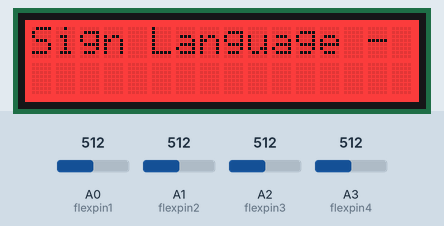
The sketch below on a simulated Arduino Uno, built with avr-gcc and run on an emulated ATmega328P. Shown: 16×2 character LCD. The inputs (shaded band) are chosen by the test bench; at power-on: A0 (flexpin1) = 512, A1 (flexpin2) = 512, A2 (flexpin3) = 512, A3 (flexpin4) = 512. What the sketch prints to the serial monitor is not drawn.

Above: at 0.1 s.
At 1.1 s:
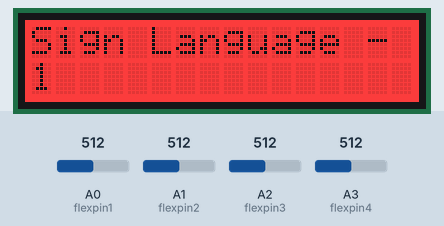
At 10.2 s:
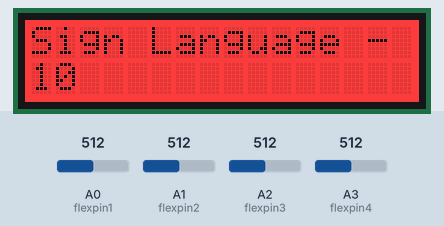
At 19.2 s:
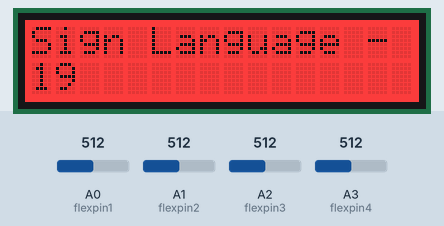
At 28.3 s:
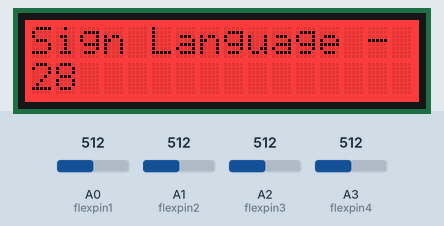
At 38.4 s:
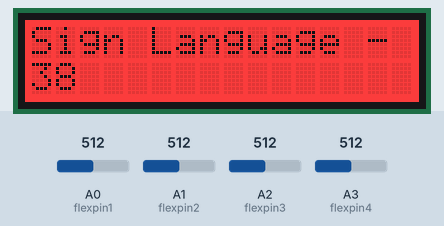

The sketch:

Working_Ver_HelloWorld.ino
```cpp
#include <Wire.h>
#include "rgb_lcd.h"

rgb_lcd lcd;

const int colorR = 255;
const int colorG = 0;
const int colorB = 0;

int flexpin1 = A0;
int flexpin2 = A1;
int flexpin3 = A2;
int flexpin4 = A3;
//int flexpin2 = A1;

void setup() {
  // put your setup code here, to run once:
  Serial.begin(9600);
  lcd.begin(16, 2);

  lcd.setRGB(colorR, colorG, colorB);

  // Print a message to the LCD.
  lcd.print("Sign Language - Group 6");

  delay(1000);
}

void loop() {
  // put your main code here, to run repeatedly:
  int flexVal1;
  int flexVal2;
  int flexVal3;
  int flexVal4;

  flexVal1 = analogRead(flexpin1);
  flexVal2 = analogRead(flexpin2);
  flexVal3 = analogRead(flexpin3);
  flexVal4 = analogRead(flexpin4);

  Serial.print("\tSensor A0: ");
  Serial.println(flexVal1);
  Serial.print("\tSensor A1: ");
  Serial.println(flexVal2);
  Serial.print("\tSensor A2: ");
  Serial.println(flexVal3);
  Serial.print("\tSensor A3: ");
  Serial.println(flexVal4);

  lcd.setCursor(0, 1);
  // print the number of seconds since reset:
  lcd.print(millis() / 1000);

  delay(1000);
}
```

code.c
```cpp
int a = 0;

int b = 0;

int c = 0;

int d = 0;

int  e = 0;

void setup()
{
  pinMode(A0, INPUT);
  pinMode(A1, INPUT);
  pinMode(A2, INPUT);
  pinMode(A3, INPUT);
  pinMode(A4, INPUT);
  Serial.begin(9600);

}

void  loop()
{
  a = analogRead(A0); //thumb
  c = analogRead(A1); //index
  d = analogRead(A2); //middle
  b = analogRead(A3); //ring
  e = analogRead(A4);  //little
 {
  if (a < 900 && b > 900 && c > 900 && d > 900 && e > 900 && a  > 800 ) {
    Serial.println("a");
  }
  {
  if (a > 900 && b < 900  && c < 900  && e < 900 ) {
    Serial.println("b");
  }

  if (a  > 900 && b < 900 && c > 900 && d > 800 && e > 900 ) {
    Serial.println("d");
  }
  }
  if (a > 900 && b > 900 && c > 900 && d > 900 && e > 900 ) {
    Serial.println("e");
  }
   if (a > 900 && b > 900 && c < 890  && e  < 890 ) {
    Serial.println("f");
  }
     if (a < 900 && b < 900 &&  c > 890 && d > 890 && e > 890 && a > 800 ) {
    Serial.println("g");
  }
    if (a < 900 && b < 900 && c < 900 && d > 870 && e > 900 ) {
    Serial.println("h");
  }
   if (a > 900 && b > 900 && c > 900 && d > 900 && e < 900 ) {
    Serial.println("i");
  }
  if (a < 900 && b > 900 && c > 900 && d > 900 && e < 900 && a > 800 ) {
    Serial.println("j");
  }
  if (a > 900 && b < 900 && c < 900 && d >  900 && e > 900 ) {
    Serial.println("k");
  }
  if (a < 800 && b <  900 && c > 900 && d > 900 && e > 900 ) {
    Serial.println("l");
  }
  if (a < 800 && b > 900 && c > 900 && d > 900 && e < 900 ) {
    Serial.println("m");
  }
  if (a < 820 && b > 900 && c > 900 && d < 900 && e < 900 ) {
    Serial.println("n");
  }
   if (a > 820 && b < 900 && c < 900 && d < 900 && e > 900 ) {
    Serial.println("o");
  }
   if (a < 880 && b < 910 && c > 900 && d > 900 && e < 890 ) {
    Serial.println("p");
  }
   if (a < 850 && b < 900 && c > 900 && d < 920 && e < 890 ) {
    Serial.println("q");
  }
   if (a < 790 && b < 900 && c < 900 && d > 920 && e > 890 ) {
    Serial.println("r");
  }
  if (a < 960 && b > 900 && c > 900 && d > 920 && e > 890 && a > 940 ) {
    Serial.println("s");
  }
  if (a < 800 && b > 900 && d < 920 && e <  890 ) {
    Serial.println("t");
  }
   if (a > 900 && b < 900 && d >  900 && e < 900 ) {
    Serial.println("u");
  }
  if (a > 900 && b <  900 && d < 900 && e < 900 && c > 900 ) {
    Serial.println("v");
  }
  if (a < 900 && b < 900 && d < 900 && e < 900 && c > 900 ) {
    Serial.println("w");
  }
   if (a > 900 && b > 900 && d < 900 && e < 900 && c > 900 ) {
    Serial.println("x");
  }
   if (a > 800 && b > 900 && d < 900 && e > 900 && c > 900 ) {
    Serial.println("y");
  }
     if (a > 900 && b > 900 && d < 900 && e < 900 && c > 900 ) {
    Serial.println("z");
  }

  delay(2500);
  }}
```

tryThis.c
```cpp
//Prateek
//wwww.prateeks.in
//www.justdoelectronics.com
//https://www.youtube.com/c/JustDoElectronics/videos

#include "SoftwareSerial.h"
#include <LiquidCrystal_I2C.h>
#include <SoftwareSerial.h>
SoftwareSerial mySerial(3, 2);
LiquidCrystal_I2C lcd(0x27, 16, 2);

#define blue 2
#define green 3
#define red 4

unsigned int f;
unsigned int g;
unsigned int h;

void setup() {

  pinMode(blue, OUTPUT);
  pinMode(green, OUTPUT);
  pinMode(red, OUTPUT);
  Serial.begin(9600);
  mySerial.begin(9600);
  Serial.println();
  lcd.init();
  lcd.backlight();
  lcd.setCursor(0, 0);
  lcd.print("  Welcome To");
  lcd.setCursor(0, 1);
  lcd.print("JustDoElectronic");
  lcd.clear();
  delay(3000);
}

void loop() {

  f = analogRead(1);
  g = analogRead(2);
  h = analogRead(3);

  //Prateek
  //wwww.prateeks.in
  //www.justdoelectronics.com
  //https://www.youtube.com/c/JustDoElectronics/videos

  // Serial.print("f reading");
  // Serial.println(f);
  // Serial.print("g reading");
  // Serial.println(g);
  // Serial.print("h reading");
  // Serial.println(h);

  if (f <= 722) {
    digitalWrite(blue, HIGH);
    digitalWrite(green, LOW);
    digitalWrite(red, LOW);
    mySerial.println("Plz Give Me Water");
    lcd.clear();
    lcd.setCursor(0, 0);
    lcd.print("  Plz Give Me");
    lcd.setCursor(0, 1);
    lcd.print("     Water   ");
    delay(3000);
    lcd.clear();
    lcd.setCursor(0, 0);
    lcd.print(" If Anything");
    lcd.setCursor(0, 1);
    lcd.print("  You Want ");


  }

  else if (g <= 670) {
    //Prateek
    //wwww.prateeks.in
    //www.justdoelectronics.com
    //https://www.youtube.com/c/JustDoElectronics/videos
    digitalWrite(green, HIGH);
    digitalWrite(blue, LOW);
    digitalWrite(red, LOW);
    mySerial.println("Plz Give Me Food");
    lcd.clear();
    lcd.setCursor(0, 0);
    lcd.print("  Plz Give Me ");
    lcd.setCursor(0, 1);
    lcd.print("     Food   ");
    delay(3000);
    lcd.clear();
    lcd.setCursor(0, 0);
    lcd.print(" If Anything");
    lcd.setCursor(0, 1);
    lcd.print("  You Want ");


  }

  else if (h <= 675) {
    digitalWrite(green, HIGH);
    digitalWrite(blue, LOW);
    digitalWrite(red, LOW);
    mySerial.println("Plz Give Me Tea");
    lcd.clear();
    lcd.setCursor(0, 0);
    lcd.print("  Plz Give Me");
    lcd.setCursor(0, 1);
    lcd.print("     Tea   ");
    delay(3000);
    lcd.clear();
    lcd.setCursor(0, 0);
    lcd.print(" If Anything");
    lcd.setCursor(0, 1);
    lcd.print("  You Want ");
    //Prateek
    //wwww.prateeks.in
    //www.justdoelectronics.com
    //https://www.youtube.com/c/JustDoElectronics/videos

  }

  else {
  }
  delay(200);
}
```

Measured:
- what the display in image 1 shows lasts 1.0 s, from 1.1 s to 2.1 s
